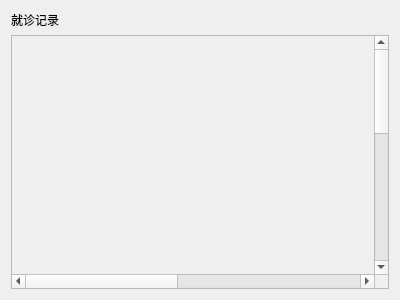
<?xml version="1.0" encoding="UTF-8"?>
<ui version="4.0">
 <class>PatientReportWidget</class>
 <widget class="QWidget" name="PatientReportWidget">
  <property name="geometry">
   <rect>
    <x>0</x>
    <y>0</y>
    <width>400</width>
    <height>300</height>
   </rect>
  </property>
  <property name="windowTitle">
   <string>Form</string>
  </property>
  <layout class="QVBoxLayout" name="verticalLayout">
   <item>
    <widget class="QLabel" name="label">
     <property name="text">
      <string>就诊记录</string>
     </property>
    </widget>
   </item>
   <item>
    <widget class="QScrollArea" name="scrollArea">
     <property name="widgetResizable">
      <bool>false</bool>
     </property>
     <widget class="QWidget" name="scrollAreaWidgetContents">
      <property name="geometry">
       <rect>
        <x>0</x>
        <y>0</y>
        <width>800</width>
        <height>600</height>
       </rect>
      </property>
      <widget class="QWidget" name="verticalLayoutWidget">
       <property name="geometry">
        <rect>
         <x>2</x>
         <y>10</y>
         <width>371</width>
         <height>231</height>
        </rect>
       </property>
       <layout class="QVBoxLayout" name="PatientHistoryList">
        <property name="spacing">
         <number>0</number>
        </property>
        <property name="sizeConstraint">
         <enum>QLayout::SetMinimumSize</enum>
        </property>
       </layout>
      </widget>
     </widget>
    </widget>
   </item>
  </layout>
 </widget>
 <resources/>
 <connections/>
</ui>
